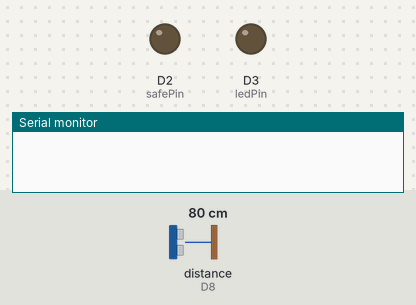
The sketch below on a simulated Arduino MKR. Shown: output pins drawn as LEDs (lit = HIGH), the last lines printed to the serial monitor. Dashed ring = blinking. The test bench sets the inputs (shaded band); at power-on: distance to the obstacle (sensor on D8) 80 cm. The echo pulse lasts 58.3 µs per cm; WiFi joins after 1.5 s; servers stay silent unless stated.

Above: at 0.0 s.
At 4.02 s:
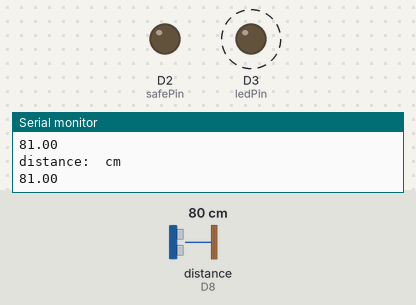
4.3 s: distance to the obstacle (sensor on D8) set to 51 cm
7.3 s: distance to the obstacle (sensor on D8) set to 43 cm
9.3 s: distance to the obstacle (sensor on D8) set to 120 cm
At 10.06 s:
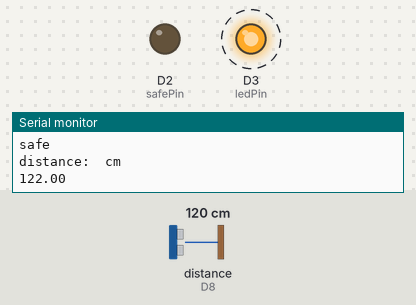
Timing chart, 0 to 18.3 s (numbered marks = the images above; inputs shaded):
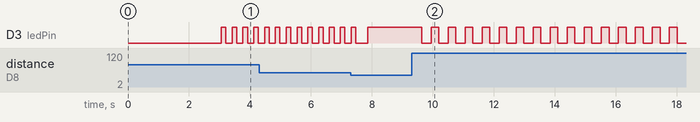

The sketch:

bike_distance_sensor_final.ino
```cpp
#include "arduino_secrets.h"

// NewPing - Version: Latest
#include <NewPing.h>

#include <NewPing.h>

#include "thingProperties.h"

WiFiClient client;
const char kHostname[] = "88.80.186.240";


int trigPin = 9;
int echoPin = 8;
int ledPin = 3;
int safePin = 2;
float distance;
int maxValue = 400;
boolean sendEmail;
bool lastState = false;


#define MAX_DISTANCE 400

NewPing sonar(trigPin, echoPin, MAX_DISTANCE);

void setup() {
  Serial.begin(9600);
  delay(1500);
  initProperties();
  ArduinoCloud.begin(ArduinoIoTPreferredConnection);
  setDebugMessageLevel(2);
  ArduinoCloud.printDebugInfo();

  pinMode(ledPin, OUTPUT);
  pinMode(safePin, OUTPUT);
}

void loop() {
  ArduinoCloud.update();
  Serial.print("distance: ");
  Serial.println(" cm");
  distance = sonar.ping_cm(400);
  /*
    distanceMeassured = distance;
  */
  Serial.println(distance);
  stateChange();
  delay(50);
  blink();


}


void blink() {
  if (distance < 50) {

    digitalWrite(safePin, LOW);
    digitalWrite(ledPin, HIGH);

  } else if (distance >= 50 && distance < 100) {

    digitalWrite(safePin, LOW);
    digitalWrite(ledPin, HIGH);
    delay(150);
    digitalWrite(ledPin, LOW);
    delay(150);

  } else if (distance >= 100 && distance < 200) {

    digitalWrite(safePin, LOW);
    digitalWrite(ledPin, HIGH);
    delay(250);
    digitalWrite(ledPin, LOW);
    delay(250);

  } else if (distance >= 200 && distance < 300) {

    digitalWrite(safePin, LOW);
    digitalWrite(ledPin, HIGH);
    delay(350);
    digitalWrite(ledPin, LOW);
    delay(350);

  } else if (distance >= 300 && distance <= maxValue) {

    digitalWrite(safePin, LOW);
    digitalWrite(ledPin, HIGH);
    delay(500);
    digitalWrite(ledPin, LOW);
    delay(500);
  } else if ( distance > maxValue){
    digitalWrite(safePin, HIGH);
    digitalWrite(ledPin, LOW);
  }
}


void stateChange() {

  // Check the current distance and set the flag accordingly
  if (distance <= 50 && !dangerState) {
    dangerState = true;
    Serial.println("email sent ----------- DANGER DANGER DANGER");
      Serial.println("danger state activated");
      Serial.println("send email now");
      iftttSend();

  } else if (distance > 50 && dangerState) {
    dangerState = false;
    Serial.println("safe");
  }

  lastState = dangerState;
}


void iftttSend() {
  Serial.println("Alarm triggered !");
  // Connexion au serveur IFTTT
  Serial.println("Starting connection to server...");
  if (client.connect(kHostname,3000)) {
    Serial.println("Connected to server IFTTT, ready to trigger alarm...");
    // Make a HTTP request:
    client.println("GET /prox/message/cr3inEiLwFze8bjjgFXzVD HTTP/1.1"); // Replace EVENT_NAME and KEY with your own IFTTT EVENT NAME and IFTTT key
    client.println();
    Serial.println("IFTTT alarm triggered !");
  }
  else {
    Serial.println("Connection at IFTTT failed");
  }
}
```

arduino_secrets.h
```cpp
#define SECRET_OPTIONAL_PASS "ilikecake"
#define SECRET_SSID "IoT2"
```

thingProperties.h
```cpp
// Code generated by Arduino IoT Cloud, DO NOT EDIT.

#include <ArduinoIoTCloud.h>
#include <Arduino_ConnectionHandler.h>

const char SSID[]     = SECRET_SSID;    // Network SSID (name)
const char PASS[]     = SECRET_OPTIONAL_PASS;    // Network password (use for WPA, or use as key for WEP)

void onDistanceMeassuredChange();
void onDangerStateChange();

int distanceMeassured;
bool dangerState;

void initProperties(){


}

WiFiConnectionHandler ArduinoIoTPreferredConnection(SSID, PASS);
```

Measured:
- after the input at 9.3 s, D3 (ledPin): alternates HIGH for 0.25 s and LOW for 0.31 s, starting after 0.33 s
- by itself, D3 (ledPin): alternates HIGH for 0.15 s and LOW for 0.20 s
